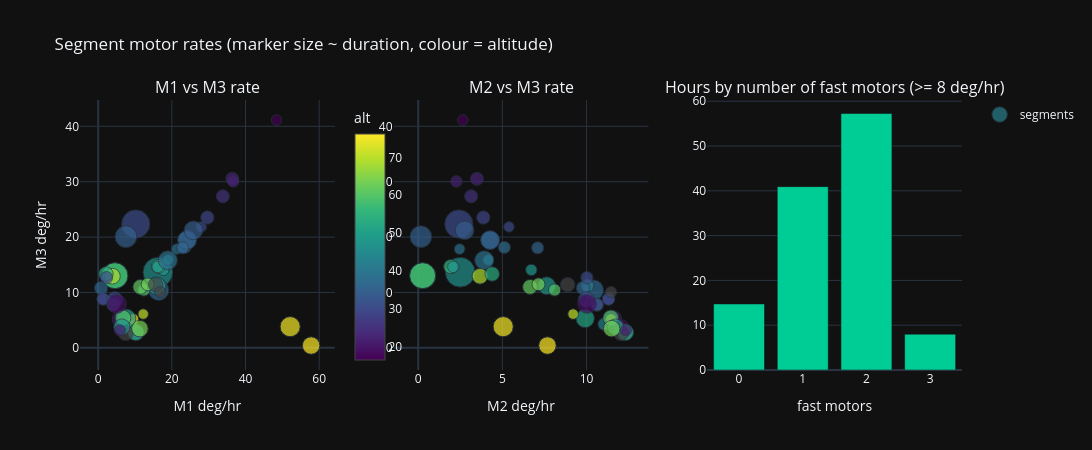

Write notebook code for a chart like this one.
### Markdown cell above
## 1. What is in the archive?

One row per steady-tracking segment (split at gotos, slews, jogs, rotates, parks and tracking changes; first 60 s
skipped). `usable` = at least 45 min with a pose source. Then each motor's mean rate per segment: a worm on a motor
repeats every 6° / rate, so segments where one motor dominates, and the same motor at different rates, are what tell a
worm from a time-periodic error.

### Code cell
if REBUILD or not os.path.exists(CATALOG_CSV):
    cat = catalog(LOG_DIR, catalog_notes())     # notes from sessions.toml
    cat.to_csv(CATALOG_CSV, index=False)
cat = pd.read_csv(CATALOG_CSV, parse_dates=['start', 'end'])
use = cat[cat['usable']].copy()
print(f"{len(cat)} segments in {cat['session'].nunique()} sessions; {len(use)} usable, {use['duration_min'].sum() / 60:.1f} h")
cols = ['session', 'segment', 'start', 'duration_min', 'driver_version', 'pec', 'n_sync_guide', 'sync_interval_s',
        'pulse_guiding', 'pose_source', 'alt_mean', 'roll_mean', 'm1_dps_hr', 'm2_dps_hr', 'm3_dps_hr', 'notes']
show = use[cols].copy()
show['session'] = show['session'].str.replace('alpaca.', '', regex=False)
show['start'] = show['start'].dt.strftime('%Y-%m-%d %H:%M')
display(show.round(1))

use['n_fast'] = (use[['m1_dps_hr', 'm2_dps_hr', 'm3_dps_hr']] >= 8).sum(axis=1)
fig = make_subplots(rows=1, cols=3, subplot_titles=['M1 vs M3 rate', 'M2 vs M3 rate', 'Hours by number of fast motors (>= 8 deg/hr)'])
hover = use['session'].str.replace('alpaca.', '', regex=False) + ' #' + use['segment'].astype(str)
fig.add_trace(go.Scatter(x=use['m1_dps_hr'], y=use['m3_dps_hr'], mode='markers', text=hover,
                         marker=dict(size=np.sqrt(use['duration_min']) * 1.5, color=use['alt_mean'], colorscale='Viridis',
                                     colorbar=dict(title='alt', x=0.3)), name='segments'), row=1, col=1)
fig.add_trace(go.Scatter(x=use['m2_dps_hr'], y=use['m3_dps_hr'], mode='markers', text=hover, showlegend=False,
                         marker=dict(size=np.sqrt(use['duration_min']) * 1.5, color=use['alt_mean'], colorscale='Viridis',
                                     showscale=False)), row=1, col=2)
h = use.groupby('n_fast')['duration_min'].sum() / 60
fig.add_trace(go.Bar(x=h.index.astype(str), y=h.values, showlegend=False), row=1, col=3)
fig.update_xaxes(title_text='M1 deg/hr', row=1, col=1); fig.update_yaxes(title_text='M3 deg/hr', row=1, col=1)
fig.update_xaxes(title_text='M2 deg/hr', row=1, col=2); fig.update_xaxes(title_text='fast motors', row=1, col=3)
fig.update_layout(height=450, width=1400, template=TEMPLATE, title='Segment motor rates (marker size ~ duration, colour = altitude)')
fig.show()

if REBUILD:
    extract_all(CATALOG_CSV, LOG_DIR, SEG_DIR, catalog_phd2())
idx = pd.read_csv(_INDEX)
SRC = dict(zip(idx['session'] + '#' + idx['segment'].astype(int).astype(str), idx['theta_source']))
RAW = {k for k, v in SRC.items() if v in ('kflog', 'peclog_raw', 'peclog_zeta', 'sglog')}   # raw MCU motor angles
segs = load_segments(SEG_DIR, min_minutes=MIN_MINUTES)
raw_segs = [s for s in segs if s.name in RAW]
print(f"{len(idx)} segment datasets; {len(segs)} of >= {MIN_MINUTES} min from {len({s.session for s in segs})} sessions "
      f"({sum(s.hours for s in segs):.0f} h), {len(raw_segs)} with raw motor angles")
print(idx.groupby(['drift_source', 'theta_source']).size().rename('segments').to_string())

### Figure 1 — Plotly figure (JSON) as saved in the notebook; plotly's stock layout.template omitted (floating-point values rounded to 4 significant figures)
{"data": [{"marker": {"color": [42.65, 75.49, 46.53, 69.47, 17.78, 38.57, NaN, NaN, 36.35, 31.93, 29.87, 22.44, NaN, 28.25, 30.48, 41.37, 16.4, 22.04, 37.48, 29.82, 29.1, 25.1, NaN, 47.96, 48.19, 47.31, 59.82, 56.12, 61.42, 35.8, 34.68, 57.6, 57.67, 46.75, 76.18, 63.06, 53.45, 38.61, 35.07, 35.07, 20.19, NaN, 75.5, NaN, 29.87, 31.93, 51.35, 68.89, 53.56, NaN, NaN, 33.84, 59.24, 35.98, 47.73, 29.64, 63.56, 18.54, 30.58, 21.36, 70.94], "colorbar": {"title": {"text": "alt"}, "x": 0.3}, "colorscale": [[0.0, "#440154"], [0.1111, "#482878"], [0.2222, "#3e4989"], [0.3333, "#31688e"], [0.4444, "#26828e"], [0.5556, "#1f9e89"], [0.6667, "#35b779"], [0.7778, "#6ece58"], [0.8889, "#b5de2b"], [1.0, "#fde725"]], "size": [12.59, 20.19, 29.86, 11.06, 13.15, 10.8, 10.71, 12.75, 20.62, 13.1, 12.39, 13.04, 15.92, 14.63, 28.35, 13.09, 10.6, 11.52, 12.34, 10.53, 13.37, 13.08, 16.98, 17.86, 11.46, 10.85, 12.26, 14.15, 14.93, 13.46, 21.81, 25.99, 26.0, 11.59, 17.52, 13.02, 16.76, 19.1, 18.78, 18.75, 17.4, 34.22, 10.94, 14.47, 12.39, 12.37, 18.58, 15.8, 14.61, 11.13, 14.95, 18.79, 15.87, 12.29, 16.21, 16.06, 16.62, 18.81, 12.29, 11.17, 10.54]}, "mode": "markers", "name": "segments", "text": ["greg_Beta3.1_08_02_comms_problems #6", "jdm_Beta3.1_08_02_sg_peclog #9", "jdm_Beta3.1_08_02_sg_peclog #14", "jdm_Beta3.1_08_03_sg_peclog #4", "jdm_Beta3.1_08_03_sg_peclog #7", "jdm_Beta3.1_08_03_sg_peclog #10", "jdm_Beta3.1_08_03_sg_peclog #11", "jdm_Beta3.1_08_03_sg_peclog #12", "jdm_Beta3.1_08_03_sg_peclog #15", "jdm_Beta4.3_08_30_kfposlog #1", "jdm_Beta4.3_08_30_kfposlog #4", "jdm_Beta7.1_09_29_pulseguide #2", "jdm_Beta7.1_09_29_pulseguide #4", "jdm_Beta7.1_09_29_pulseguide #5", "jdm_Beta7.1_09_29_pulseguide #10", "jdm_Beta7.3_10_04_worm #7", "mark_Beta2.9_07_26_a #1", "mark_Beta2.9_07_26_b #3", "mark_Beta3.1_08_06 #2", "mark_Beta4.0_08_17 #3", "mark_Beta4.0_08_18 #1", "mark_Beta4.2_08_24 #3", "mark_Beta4.3_09_04 #1", "mark_Beta4.4_09_05 #1", "pec_ema_Beta2_07_20_ema #3", "pec_ema_Beta2_07_20_ema #11", "pec_rls_Alpha_06_01_Sin.chicken #5", "pec_rls_Alpha_06_01_Sin.chicken #8", "pec_rls_Alpha_06_03_pulseguide_pec #3", "pec_rls_Alpha_06_03_pulseguide_pec #12", "pec_rls_Beta2.0_07_02 #6", "pec_rls_Beta2.0_07_20_h2 #2", "pec_rls_Beta2.0_07_20_master #0", "pec_rls_Beta2.0_07_22_syncguide1 #7", "pec_rls_Beta2.0_07_22_syncguide1 #11", "pec_rls_Beta2.0_07_23_pulseguide_pec #1", "pec_rls_Beta2.0_07_25_tarantula0 #6", "pec_rls_Beta2.0_07_25_tarantula1 #5", "pec_rls_Beta2.0_07_25_tarantula1 #7", "pec_rls_Beta2.0_07_25_tarantula1b #0", "pec_rls_Beta3,9_07_29_7hrs #9", "pec_rls_Beta3,9_07_29_7hrs #19", "pec_rls_Beta3.0_07_28_6hrs #3", "rpi_Beta5.0_09_13_kfpidlog #0", "soak_Beta4.3_08_30_sg_Dec23N_120min_b #2", "soak_Beta4.3_08_30_sg_peckfposlog_72min #1", "soak_Beta4.3_08_31_sg_kfposlog_Dec72_504m #1", "soak_Beta4.4_09_01_sg_sglog_Dec10 #4", "soak_Beta4.4_09_01_sg_sglog_Dec10 #5", "soak_Beta4.4_09_03_sgpec_sgkfposlog_m83 #4", "soak_Beta4.4_09_03_sgpec_sgkfposlog_m83 #7", "soak_Beta4.4_09_03_sgpec_sgkfposlog_ngc2070 #2", "soak_Beta4.4_09_03_sgpec_sglog_NGC55 #1", "soak_Beta4.4_09_04_sgpec_sgkfposlog_ngc4945 #2", "soak_Beta4.4_09_06_sg_sglog #0", "soak_Beta4.4_09_08_sg_sglog #4", "soak_Beta4.4_09_08_sg_sglog #5", "soak_Beta4.4_09_08_sg_sglog #13", "soak_pec_Beta4.3_08_29m #0", "soak_pec_Beta4.3_08_29n2 #1", "vyskocil_Beta5.0_09_12 #6"], "type": "scatter", "x": [6.637, 52.12, 16.2, 9.409, 6.084, 21.32, NaN, NaN, 16.41, 4.116, 1.344, 36.42, NaN, 10.29, 10.2, 16.79, 48.43, 36.67, 23.52, 28.01, 29.64, 33.85, NaN, 15.83, 17.67, 18.97, 12.41, 16.33, 11.44, 0.8047, 7.534, 4.543, 4.543, 16.22, 57.81, 13.45, 10.21, 18.92, 24.14, 24.14, 6.187, NaN, 9.556, 15.63, 1.344, 4.116, 7.684, 3.856, 2.082, 16.82, 7.484, 25.86, 6.733, 22.91, 6.434, 4.486, 11.33, 5.054, 2.241, 5.908, 12.23], "xaxis": "x", "y": [4.29, 3.83, 13.65, 3.952, 3.865, 17.84, NaN, NaN, 10.42, 7.779, 8.819, 30.53, NaN, 2.749, 22.35, 11.24, 41.11, 30.04, 18.13, 21.84, 23.52, 27.37, NaN, 11.21, 14.07, 15.88, 10.45, 14.68, 11.0, 10.82, 20.07, 13.03, 13.03, 14.62, 0.4173, 11.46, 2.801, 15.82, 19.46, 19.46, 5.179, NaN, 5.181, 11.41, 8.819, 7.779, 5.324, 12.93, 13.34, 10.08, 2.66, 21.23, 5.404, 18.06, 3.765, 8.713, 3.469, 7.939, 12.67, 3.17, 6.099], "yaxis": "y"}, {"marker": {"color": [42.65, 75.49, 46.53, 69.47, 17.78, 38.57, NaN, NaN, 36.35, 31.93, 29.87, 22.44, NaN, 28.25, 30.48, 41.37, 16.4, 22.04, 37.48, 29.82, 29.1, 25.1, NaN, 47.96, 48.19, 47.31, 59.82, 56.12, 61.42, 35.8, 34.68, 57.6, 57.67, 46.75, 76.18, 63.06, 53.45, 38.61, 35.07, 35.07, 20.19, NaN, 75.5, NaN, 29.87, 31.93, 51.35, 68.89, 53.56, NaN, NaN, 33.84, 59.24, 35.98, 47.73, 29.64, 63.56, 18.54, 30.58, 21.36, 70.94], "colorscale": [[0.0, "#440154"], [0.1111, "#482878"], [0.2222, "#3e4989"], [0.3333, "#31688e"], [0.4444, "#26828e"], [0.5556, "#1f9e89"], [0.6667, "#35b779"], [0.7778, "#6ece58"], [0.8889, "#b5de2b"], [1.0, "#fde725"]], "showscale": false, "size": [12.59, 20.19, 29.86, 11.06, 13.15, 10.8, 10.71, 12.75, 20.62, 13.1, 12.39, 13.04, 15.92, 14.63, 28.35, 13.09, 10.6, 11.52, 12.34, 10.53, 13.37, 13.08, 16.98, 17.86, 11.46, 10.85, 12.26, 14.15, 14.93, 13.46, 21.81, 25.99, 26.0, 11.59, 17.52, 13.02, 16.76, 19.1, 18.78, 18.75, 17.4, 34.22, 10.94, 14.47, 12.39, 12.37, 18.58, 15.8, 14.61, 11.13, 14.95, 18.79, 15.87, 12.29, 16.21, 16.06, 16.62, 18.81, 12.29, 11.17, 10.54]}, "mode": "markers", "showlegend": false, "text": ["greg_Beta3.1_08_02_comms_problems #6", "jdm_Beta3.1_08_02_sg_peclog #9", "jdm_Beta3.1_08_02_sg_peclog #14", "jdm_Beta3.1_08_03_sg_peclog #4", "jdm_Beta3.1_08_03_sg_peclog #7", "jdm_Beta3.1_08_03_sg_peclog #10", "jdm_Beta3.1_08_03_sg_peclog #11", "jdm_Beta3.1_08_03_sg_peclog #12", "jdm_Beta3.1_08_03_sg_peclog #15", "jdm_Beta4.3_08_30_kfposlog #1", "jdm_Beta4.3_08_30_kfposlog #4", "jdm_Beta7.1_09_29_pulseguide #2", "jdm_Beta7.1_09_29_pulseguide #4", "jdm_Beta7.1_09_29_pulseguide #5", "jdm_Beta7.1_09_29_pulseguide #10", "jdm_Beta7.3_10_04_worm #7", "mark_Beta2.9_07_26_a #1", "mark_Beta2.9_07_26_b #3", "mark_Beta3.1_08_06 #2", "mark_Beta4.0_08_17 #3", "mark_Beta4.0_08_18 #1", "mark_Beta4.2_08_24 #3", "mark_Beta4.3_09_04 #1", "mark_Beta4.4_09_05 #1", "pec_ema_Beta2_07_20_ema #3", "pec_ema_Beta2_07_20_ema #11", "pec_rls_Alpha_06_01_Sin.chicken #5", "pec_rls_Alpha_06_01_Sin.chicken #8", "pec_rls_Alpha_06_03_pulseguide_pec #3", "pec_rls_Alpha_06_03_pulseguide_pec #12", "pec_rls_Beta2.0_07_02 #6", "pec_rls_Beta2.0_07_20_h2 #2", "pec_rls_Beta2.0_07_20_master #0", "pec_rls_Beta2.0_07_22_syncguide1 #7", "pec_rls_Beta2.0_07_22_syncguide1 #11", "pec_rls_Beta2.0_07_23_pulseguide_pec #1", "pec_rls_Beta2.0_07_25_tarantula0 #6", "pec_rls_Beta2.0_07_25_tarantula1 #5", "pec_rls_Beta2.0_07_25_tarantula1 #7", "pec_rls_Beta2.0_07_25_tarantula1b #0", "pec_rls_Beta3,9_07_29_7hrs #9", "pec_rls_Beta3,9_07_29_7hrs #19", "pec_rls_Beta3.0_07_28_6hrs #3", "rpi_Beta5.0_09_13_kfpidlog #0", "soak_Beta4.3_08_30_sg_Dec23N_120min_b #2", "soak_Beta4.3_08_30_sg_peckfposlog_72min #1", "soak_Beta4.3_08_31_sg_kfposlog_Dec72_504m #1", "soak_Beta4.4_09_01_sg_sglog_Dec10 #4", "soak_Beta4.4_09_01_sg_sglog_Dec10 #5", "soak_Beta4.4_09_03_sgpec_sgkfposlog_m83 #4", "soak_Beta4.4_09_03_sgpec_sgkfposlog_m83 #7", "soak_Beta4.4_09_03_sgpec_sgkfposlog_ngc2070 #2", "soak_Beta4.4_09_03_sgpec_sglog_NGC55 #1", "soak_Beta4.4_09_04_sgpec_sgkfposlog_ngc4945 #2", "soak_Beta4.4_09_06_sg_sglog #0", "soak_Beta4.4_09_08_sg_sglog #4", "soak_Beta4.4_09_08_sg_sglog #5", "soak_Beta4.4_09_08_sg_sglog #13", "soak_pec_Beta4.3_08_29m #0", "soak_pec_Beta4.3_08_29n2 #1", "vyskocil_Beta5.0_09_12 #6"], "type": "scatter", "x": [11.04, 5.049, 2.494, 11.92, 12.09, 2.46, NaN, NaN, 10.4, 10.62, 11.31, 3.49, NaN, 12.36, 2.414, 10.05, 2.652, 2.269, 5.115, 5.391, 3.865, 3.145, NaN, 7.636, 6.718, 4.162, 8.106, 1.925, 6.641, 9.784, 0.1575, 0.2732, 0.2597, 2.088, 7.678, 7.144, 12.29, 3.92, 4.27, 4.27, 11.57, NaN, 11.45, 8.875, 11.31, 10.62, 9.915, 3.669, 4.393, 11.46, 12.05, 2.756, 11.44, 7.095, 11.72, 9.985, 11.49, 10.04, 10.02, 12.34, 9.199], "xaxis": "x2", "y": [4.29, 3.83, 13.65, 3.952, 3.865, 17.84, NaN, NaN, 10.42, 7.779, 8.819, 30.53, NaN, 2.749, 22.35, 11.24, 41.11, 30.04, 18.13, 21.84, 23.52, 27.37, NaN, 11.21, 14.07, 15.88, 10.45, 14.68, 11.0, 10.82, 20.07, 13.03, 13.03, 14.62, 0.4173, 11.46, 2.801, 15.82, 19.46, 19.46, 5.179, NaN, 5.181, 11.41, 8.819, 7.779, 5.324, 12.93, 13.34, 10.08, 2.66, 21.23, 5.404, 18.06, 3.765, 8.713, 3.469, 7.939, 12.67, 3.17, 6.099], "yaxis": "y2"}, {"showlegend": false, "type": "bar", "x": ["0", "1", "2", "3"], "xaxis": "x3", "y": [14.75, 40.93, 57.26, 8.0], "yaxis": "y3"}], "layout": {"annotations": [{"font": {"size": 16}, "showarrow": false, "text": "M1 vs M3 rate", "x": 0.1444, "xanchor": "center", "xref": "paper", "y": 1.0, "yanchor": "bottom", "yref": "paper"}, {"font": {"size": 16}, "showarrow": false, "text": "M2 vs M3 rate", "x": 0.5, "xanchor": "center", "xref": "paper", "y": 1.0, "yanchor": "bottom", "yref": "paper"}, {"font": {"size": 16}, "showarrow": false, "text": "Hours by number of fast motors (>= 8 deg/hr)", "x": 0.8556, "xanchor": "center", "xref": "paper", "y": 1.0, "yanchor": "bottom", "yref": "paper"}], "height": 450, "title": {"text": "Segment motor rates (marker size ~ duration, colour = altitude)"}, "width": 1400, "xaxis": {"anchor": "y", "domain": [0.0, 0.2889], "title": {"text": "M1 deg/hr"}}, "xaxis2": {"anchor": "y2", "domain": [0.3556, 0.6444], "title": {"text": "M2 deg/hr"}}, "xaxis3": {"anchor": "y3", "domain": [0.7111, 1.0], "title": {"text": "fast motors"}}, "yaxis": {"anchor": "x", "domain": [0.0, 1.0], "title": {"text": "M3 deg/hr"}}, "yaxis2": {"anchor": "x2", "domain": [0.0, 1.0]}, "yaxis3": {"anchor": "x3", "domain": [0.0, 1.0]}}}
